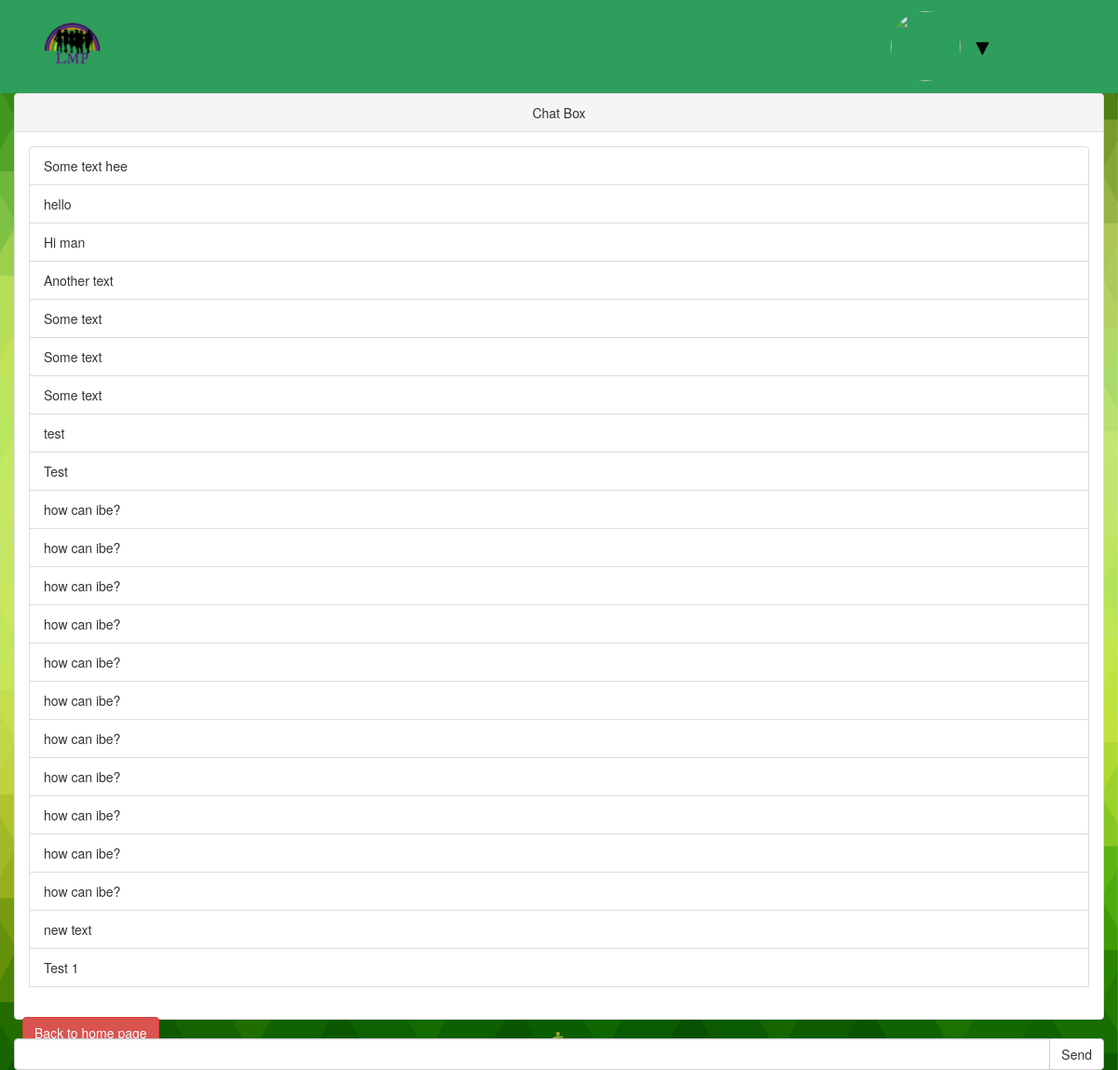
/chat/, run on an earlier commit of the app's database.
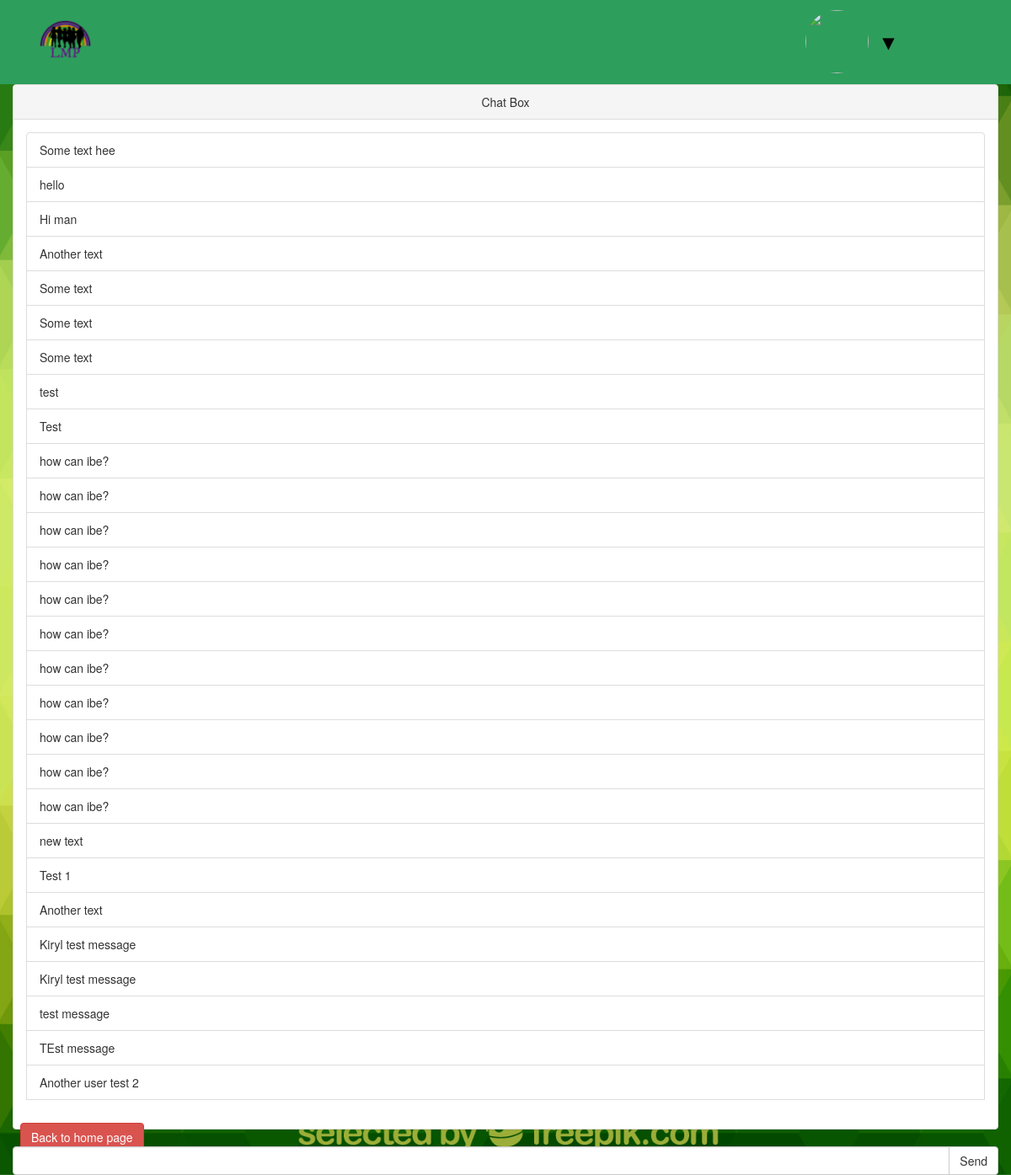
And on a later commit of the database.
### chat/models.py (models this page shows, shortened)
class Chat(models.Model):
    created = models.DateTimeField(auto_now_add=True)
    user = models.ForeignKey(User)
    message = models.CharField(max_length=200, blank=True, null=True)

### chat/views.py (the view)
# urls.py: url(r'^chat/$', views.chat, name='post'),
def chat(request):
    c = Chat.objects.all()
    return render(request, "chat/chat.html", {'home': 'active', 'chat': c})

### chat/templates/chat/chat.html (shortened to what this page needs)
{% extends 'base.html' %}
{% load static %}
{% block content %}
<div id="navbar" class="col-lg-12">
    <div class="col-lg-2">
        <a href="/"><img class="logo" src="{% static 'images/logo.png' %}" alt=""></a>
    </div>
    <div class="col-lg-5">
    </div>
    <div class="col-lg-5">
        <div class="col-lg-6 text-right">
        </div>
        <div class="col-lg-2">
            {% if user.userprofile.avatar == '' %}
                <img class="avatar" src="{% static 'images/default_avatar.png' %}" alt="">
            {% else %}
                <img class="avatar" src="/media/{{ user.userprofile.avatar }}" alt="">
            {% endif %}
        </div>
        <div class="col-lg-4 text-left dropdown">
            <img class="dropbtn" src="{% static 'images/triangle.png' %}" alt="">
        </div>
    </div>
</div>
<div class="container-fluid text-center">
    <div class="row">
        <div class="col-lg-12">
            <div id="chat-body" class="panel panel-default">
                <div class="panel-heading">Chat Box</div>
                <div id="msg-list-div" class="panel-body">
                    <ul id="msg-list" class="list-group">
                        {% for obj in chat %}
                            {% if obj.user == request.user %}
                                <li class="text-right list-group-item">{{ obj.message }}</li>
                            {% else %}
                                <li class="text-left list-group-item">{{ obj.message }}</li>
                            {% endif %}
                        {% empty %}
                            <li class="text-right list-group-item">No messages yet!</li>
                        {% endfor %}
                    </ul>
                </div>
            </div>
            <form id="chat-form" method="post" action="/post/">
                <div id="chat-bottom" class="input-group">
                    <input type="text" id="chat-msg" name="chat-msg" class="form-control"/>
                    <span class="input-group-btn">
                        <input class="btn btn-default" id="send" type="submit" value="Send"/>
                    </span>
                </div>
	        </form>
        </div>
    </div>
</div>
<a href="/" class="btn btn-danger back-home">Back to home page</a>
{% endblock %}

What changed in the data, as far as the page shows it:
added Chat: message "Another text"
added Chat: message "Kiryl test message"
added Chat: message "Kiryl test message"
added Chat: message "test message"
added Chat: message "TEst message"
added Chat: message "Another user test 2"
